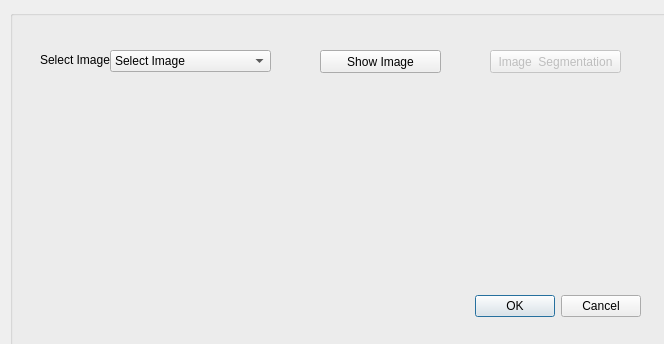
<?xml version="1.0" encoding="UTF-8"?>
<ui version="4.0">
 <class>Dialog</class>
 <widget class="QDialog" name="Dialog">
  <property name="geometry">
   <rect>
    <x>0</x>
    <y>0</y>
    <width>664</width>
    <height>344</height>
   </rect>
  </property>
  <property name="windowTitle">
   <string>Image Segmentation</string>
  </property>
  <property name="windowIcon">
   <iconset>
    <normaloff>../bin_31/bin/isro.jpg</normaloff>../bin_31/bin/isro.jpg</iconset>
  </property>
  <property name="windowOpacity">
   <double>1.000000000000000</double>
  </property>
  <property name="toolTip">
   <string>&lt;html&gt;&lt;head/&gt;&lt;body&gt;&lt;p&gt;&lt;img src=&quot;:/new/prefix1/IIRSMAIN1.jpg&quot;/&gt;&lt;/p&gt;&lt;/body&gt;&lt;/html&gt;</string>
  </property>
  <widget class="QGroupBox" name="groupBox">
   <property name="geometry">
    <rect>
     <x>10</x>
     <y>10</y>
     <width>671</width>
     <height>352</height>
    </rect>
   </property>
   <property name="title">
    <string/>
   </property>
   <widget class="QPushButton" name="pushButton_4">
    <property name="enabled">
     <bool>false</bool>
    </property>
    <property name="geometry">
     <rect>
      <x>480</x>
      <y>40</y>
      <width>131</width>
      <height>23</height>
     </rect>
    </property>
    <property name="text">
     <string>Image  Segmentation</string>
    </property>
   </widget>
   <widget class="QDialogButtonBox" name="buttonBox">
    <property name="enabled">
     <bool>true</bool>
    </property>
    <property name="geometry">
     <rect>
      <x>290</x>
      <y>280</y>
      <width>341</width>
      <height>32</height>
     </rect>
    </property>
    <property name="orientation">
     <enum>Qt::Horizontal</enum>
    </property>
    <property name="standardButtons">
     <set>QDialogButtonBox::Cancel|QDialogButtonBox::Ok</set>
    </property>
   </widget>
   <widget class="QComboBox" name="comboBox">
    <property name="geometry">
     <rect>
      <x>100</x>
      <y>40</y>
      <width>161</width>
      <height>22</height>
     </rect>
    </property>
    <item>
     <property name="text">
      <string>Select Image</string>
     </property>
    </item>
   </widget>
   <widget class="QLabel" name="label">
    <property name="geometry">
     <rect>
      <x>30</x>
      <y>40</y>
      <width>71</width>
      <height>20</height>
     </rect>
    </property>
    <property name="text">
     <string>Select Image</string>
    </property>
   </widget>
   <widget class="QPushButton" name="pushButton">
    <property name="geometry">
     <rect>
      <x>310</x>
      <y>40</y>
      <width>121</width>
      <height>23</height>
     </rect>
    </property>
    <property name="text">
     <string>Show Image</string>
    </property>
   </widget>
   <widget class="*" name="widget" native="true">
    <property name="geometry">
     <rect>
      <x>19</x>
      <y>89</y>
      <width>391</width>
      <height>221</height>
     </rect>
    </property>
   </widget>
  </widget>
 </widget>
 <customwidgets>
  <customwidget>
   <class>*</class>
   <extends>QWidget</extends>
   <header location="global">im</header>
   <container>1</container>
  </customwidget>
 </customwidgets>
 <resources>
  <include location="../tt.qrc"/>
 </resources>
 <connections>
  <connection>
   <sender>buttonBox</sender>
   <signal>accepted()</signal>
   <receiver>Dialog</receiver>
   <slot>accept()</slot>
   <hints>
    <hint type="sourcelabel">
     <x>248</x>
     <y>254</y>
    </hint>
    <hint type="destinationlabel">
     <x>157</x>
     <y>274</y>
    </hint>
   </hints>
  </connection>
  <connection>
   <sender>buttonBox</sender>
   <signal>rejected()</signal>
   <receiver>Dialog</receiver>
   <slot>reject()</slot>
   <hints>
    <hint type="sourcelabel">
     <x>316</x>
     <y>260</y>
    </hint>
    <hint type="destinationlabel">
     <x>286</x>
     <y>274</y>
    </hint>
   </hints>
  </connection>
 </connections>
</ui>
